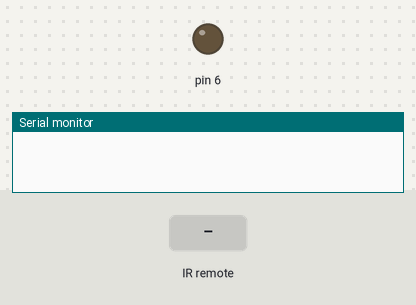
Simulated run of this sketch. Board: Arduino Uno, built with avr-gcc and run on an emulated ATmega328P. Parts: output pins drawn as LEDs (lit = HIGH), the last lines printed to the serial monitor. The test bench sets the inputs (shaded band).

Above: at 1.2 s.
1.3 s: infrared code 0x2 received
At 2.0 s:
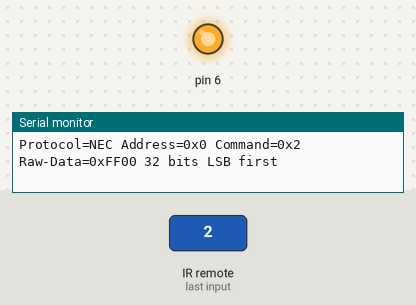
2.8 s: infrared code 0x0 received
At 3.2 s:
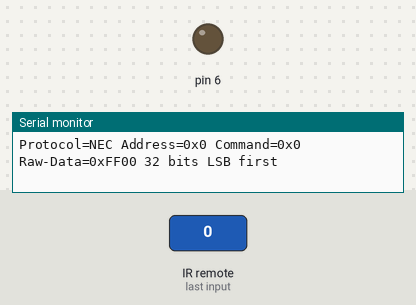
Timing chart, 0 to 5.8 s (numbered marks = the images above; inputs shaded):
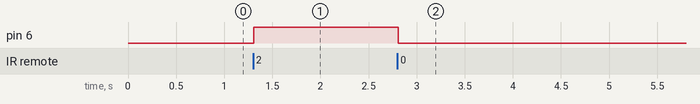

Measured:
- after the input at 1.3 s, pin 6: LOW → HIGH at once
- after the input at 2.8 s, pin 6: HIGH → LOW at once

The sketch:

hexascreamer.ino
```cpp
#include "IRremote.hpp"
// #include <AccelStepper.h>

int IR_RECEIVE_PIN = 12;

// #define HALFSTEP 8
// #define motorPin1  3     // IN1 on the ULN2003 driver 1
// #define motorPin2  4     // IN2 on the ULN2003 driver 1
// #define motorPin3  5     // IN3 on the ULN2003 driver 1
// #define motorPin4  6     // IN4 on the ULN2003 driver 1

// AccelStepper stepper1(HALFSTEP, motorPin1, motorPin3, motorPin2, motorPin4);

void setup()
{
  Serial.begin(9600);
  pinMode(6, OUTPUT);
  digitalWrite(6, LOW);
  // stepper1.setMaxSpeed(2100);
  // stepper1.setAcceleration(50);
  IrReceiver.begin(IR_RECEIVE_PIN, ENABLE_LED_FEEDBACK); // Start the receiver
}

void loop() {
  // stepper1.runSpeed();
  if (IrReceiver.decode()) {
      /* USE NEW 3.x FUNCTIONS */
      IrReceiver.printIRResultShort(&Serial); // Print complete received data in one line
      IrReceiver.printIRSendUsage(&Serial);   // Print the statement required to send this data
      // Serial.println();
      if (IrReceiver.decodedIRData.command == 0x2) {
        digitalWrite(6, HIGH);
      } else if (IrReceiver.decodedIRData.command == 0x0) {
        digitalWrite(6, LOW);
      }
      // if (IrReceiver.decodedIRData.command == 0x44) {
      //     stepper1.setSpeed(500);
      //   } else if (IrReceiver.decodedIRData.command = 0x43) {
      //       stepper1.setSpeed(-500);
      //     }
      IrReceiver.resume(); // Enable receiving of the next value
  }
}
```
